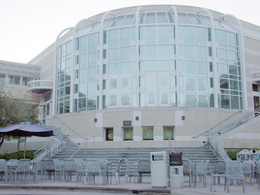
%> input picture hw4/data/price_center20.JPG, 260 x 195 px, shrunk from 600 x 450 before the run
$ octave Q1.m   (GNU Octave 9; MATLAB toolbox functions it lacks are replaced by stand-ins)
%> lines starting %> are read from the running program, lines starting %| are printed output that depends on the picture; in (x1, y1, x2, y2) boxes, pixels count from 0 and x2, y2 are one past the last pixel; in counts of white or black regions, pixels touching at a corner belong together; the program's own positions count from 1
### hw4/src/CornerCoordinate.m
function [r,c,x_f1,x_f2] = CornerCoordinate(im,win1,win2,threshold)
im = rgb2gray(im);
A = zeros(size(im));
k = [-1 8 0 -8 1]' / 12;
imx = double(imfilter(im,k','symmetric'));
imy = double(imfilter(im,k,'symmetric'));
%% Gradient matrix
for i = (win1+1)/2 : size(im,1) - (win1-1)/2
    for j = (win1+1)/2 : size(im,2) - (win1-1)/2
        im_win_x = imx(i - (win1-1)/2:i + (win1-1)/2,...
                       j - (win1-1)/2:j + (win1-1)/2);
        im_win_y = imy(i - (win1-1)/2:i + (win1-1)/2,...
                       j - (win1-1)/2:j + (win1-1)/2);
        N = zeros(2,2);
        N(1,1) = sum(sum(im_win_x.^2));
        N(1,2) = sum(sum(im_win_x .* im_win_y));
        N(2,1) = N(1,2);
        N(2,2) = sum(sum(im_win_y.^2));
        N = N/win1^2;
        lambda = (trace(N) - sqrt(trace(N)^2 - 4*det(N)))/2;
        if lambda > threshold
            A(i,j) = lambda;
        end
    end
end
%% Non-maximum suppression
B = ordfilt2(A,win1^2,ones(win1,win1));
C = (B == A & B ~= 0);
[r,c] = find(C);
x_f1 = zeros(size(r));
x_f2 = zeros(size(r));
%% find corner
for k = 1:numel(r)
    T = zeros(2,2);
    y = zeros(2,1);
    im_win_x = imx(r(k) - (win2-1)/2:r(k) + (win2-1)/2,...
                   c(k) - (win2-1)/2:c(k) + (win2-1)/2);
    im_win_y = imy(r(k) - (win2-1)/2:r(k) + (win2-1)/2,...
                   c(k) - (win2-1)/2:c(k) + (win2-1)/2);
    xx = [r(k) - (win2-1)/2 : r(k) + (win2-1)/2]' .* ones(win2);
    yy = [c(k) - (win2-1)/2 : c(k) + (win2-1)/2] .* ones(win2);
    y(1) = sum(sum( xx.*im_win_x.^2 + yy.*im_win_x.*im_win_y ));
    y(2) = sum(sum( xx.*im_win_x.*im_win_y + yy.*im_win_y.^2 ));
    T(1,1) = sum(sum(im_win_x.^2));
    T(1,2) = sum(sum(im_win_x .* im_win_y));
    T(2,1) = T(1,2);
    T(2,2) = sum(sum(im_win_y.^2));
    x = T\y;
    x_f1(k) = x(1);
    x_f2(k) = x(2);
end
end

### hw4/src/Q1.m
close all; clear; clc;
I0 = imread('../data/price_center20.JPG');
%> I0 is the input picture: size 195x260x3 uint8; mean R, G, B 159.5, 169.8, 177.3
I1 = imread('../data/price_center21.JPG');
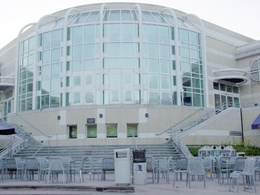
%> input picture hw4/data/price_center21.JPG, 260 x 195 px, shrunk from 600 x 450 before the run
%> I1 is the input picture: size 195x260x3 uint8; mean R, G, B 155.7, 168, 176.4
%% Corner Detection
fprintf('Detecting corners... ')
win_detect = 9;
win_spr = 9;
eigen_th = 6.5;
[r0,c0,x_f0,y_f0] = CornerCoordinate(I0,win_detect,win_spr,eigen_th);
%> after the loop in CornerCoordinate, `for i = (win1+1)/2 : size(im,1) - (win1-1)/2`:
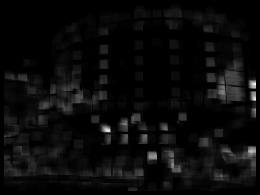
%> A: size 195x260 double; min 0, max 568.5, mean 24.7; drawn with min black and max white
%> after the loop in CornerCoordinate, `for i = (win1+1)/2 : size(im,1) - (win1-1)/2`: N = [19.42 2.06; 2.06 2.21]
%> in CornerCoordinate, `C = (B == A & B ~= 0);`:
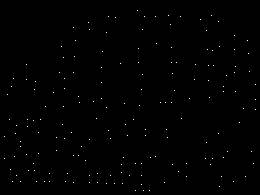
%> C: size 195x260 logical; 0.34% white in thin lines or dots, all inside (x1, y1, x2, y2) = (4, 10, 256, 191)
%> in CornerCoordinate, `[r,c] = find(C);`: r = 174 values from 11 to 191; c = 174 values from 5 to 256
%> the loop in CornerCoordinate, `for k = 1:numel(r)` made 174 passes
%> x on passes 1 to 3: [139.7; 3.96], [160.1; 3.59], [94.57; 7.92]
%> after the loop in CornerCoordinate, `for k = 1:numel(r)`: T = [49319 9380; 9380 29669]; x_f1 = 174 values, max 193.8 at index 104, min 14.37 at index 94, mean 113.6; x_f2 = 174 values, max 258.8 at index 174, min 3.59 at index 2, mean 127.2; y = [7785591; 8696578]
%> r0 = 174 values, max 191 at index 93, min 11 at index 94, mean 113.5; c0 = 174 values from 5 to 256; x_f0 has the same summary as x_f1 in CornerCoordinate; y_f0 has the same summary as x_f2 in CornerCoordinate
[r1,c1,x_f1,y_f1] = CornerCoordinate(I1,win_detect,win_spr,eigen_th);
%> call 2 of CornerCoordinate, with win1 = 9, win2 = 9, threshold = 6.5
%> after the loop in CornerCoordinate (call 2), `for i = (win1+1)/2 : size(im,1) - (win1-1)/2`:
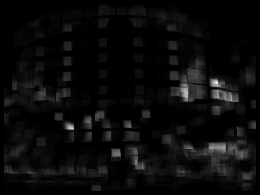
%> A: size 195x260 double; min 0, max 682.6, mean 29.6; drawn with min black and max white
%> after the loop in CornerCoordinate (call 2), `for i = (win1+1)/2 : size(im,1) - (win1-1)/2`: N = [21.37 1.25; 1.25 5.81]
%> in CornerCoordinate (call 2), `C = (B == A & B ~= 0);`:
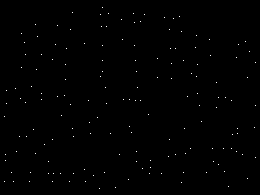
%> C: size 195x260 logical; 0.32% white in thin lines or dots
%> in CornerCoordinate (call 2), `[r,c] = find(C);`: r = 160 values from 8 to 189; c = 160 values from 5 to 256
%> the loop in CornerCoordinate (call 2), `for k = 1:numel(r)` made 160 passes
%> x on passes 1 to 3: [117.2; 4.04], [177.7; 5.62], [154.1; 6.72]
%> after the loop in CornerCoordinate (call 2), `for k = 1:numel(r)`: T = [7957 2957; 2957 7416]; x_f1 = 160 values, max 189.3 at index 61, min 11.44 at index 65, mean 104.5; x_f2 = 160 values, max 256.6 at index 159, min 4.04 at index 1, mean 126.4; y = [2023666; 2371603]
%> r1 = 160 values, max 189 at index 61, min 8 at index 65, mean 104.4; c1 = 160 values from 5 to 256; y_f1 has the same summary as x_f2 in CornerCoordinate
save('../data/c.mat','x_f0','y_f0','x_f1','y_f1');
fprintf('Done\n')
disp(['The number of feature detected in ''price\_center20'' is '...
    ,num2str(numel(r0))]);
%| The number of feature detected in 'price\_center20' is 174
disp(['The number of feature detected in ''price\_center21'' is '...
    ,num2str(numel(r1))]);
%| The number of feature detected in 'price\_center21' is 160
%% Plot
figure
imshow(I0);
title('price\_center20');
% saveas(gcf,'PriceCenter_20.png');
figure
imshow(I1);
title('price\_center21');
% saveas(gcf,'PriceCenter_21.png');
figure
imshow(I0);hold on
plot(y_f0,x_f0,'bs','MarkerSize',win_detect);hold off
title('Corner Detection of ''price\_center20''');
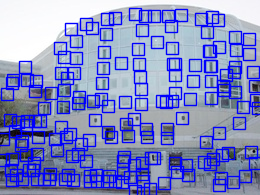
%> figure redrawn from the program's plot data; its title reads 'Corner Detection of 'price_center20''
% saveas(gcf,'CornerDetection_20.png');
figure
imshow(I1);hold on
plot(y_f1,x_f1,'bs','MarkerSize',win_detect);hold off
title('Corner Detection of ''price\_center21''');
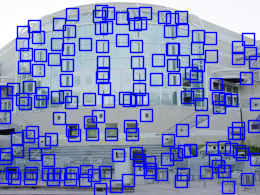
%> figure redrawn from the program's plot data; its title reads 'Corner Detection of 'price_center21''
% saveas(gcf,'CornerDetection_21.png');
